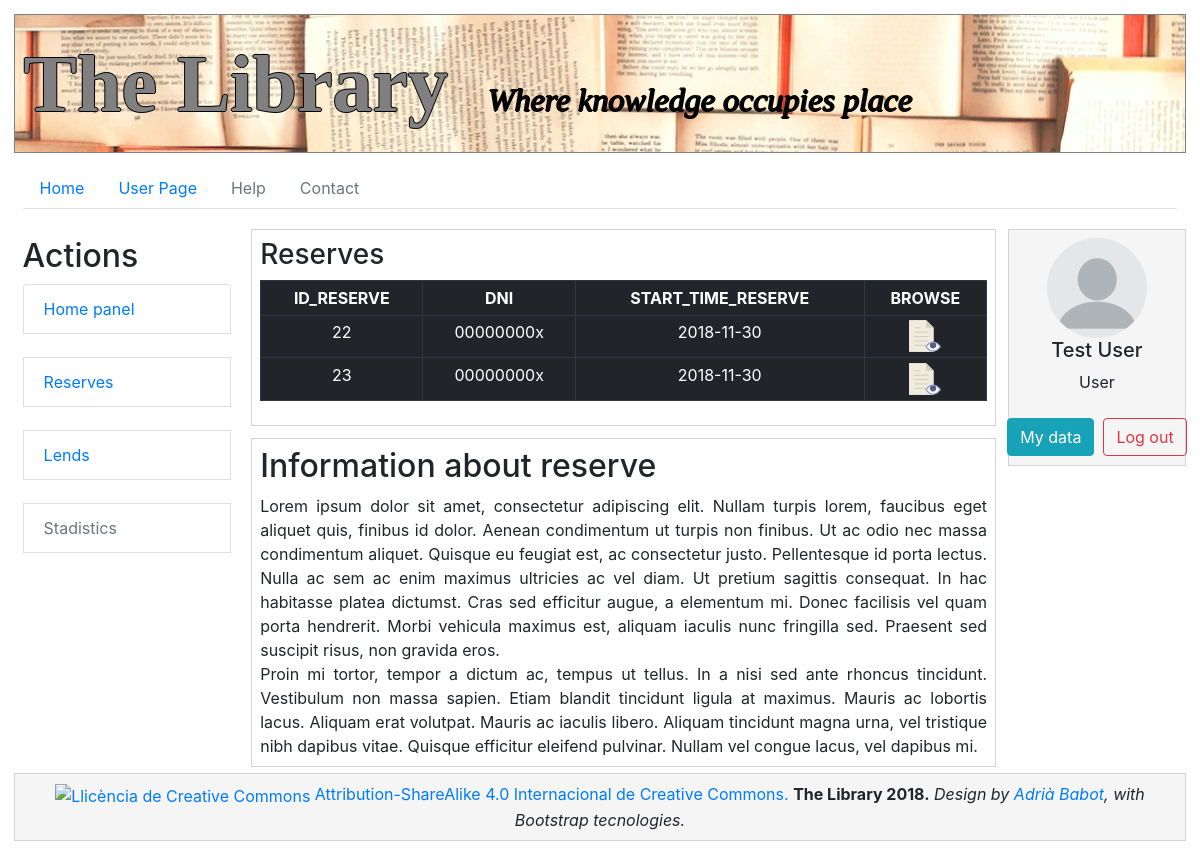
/pageListed.php?ref=reserve (signed in), run on an earlier commit of the app's database.
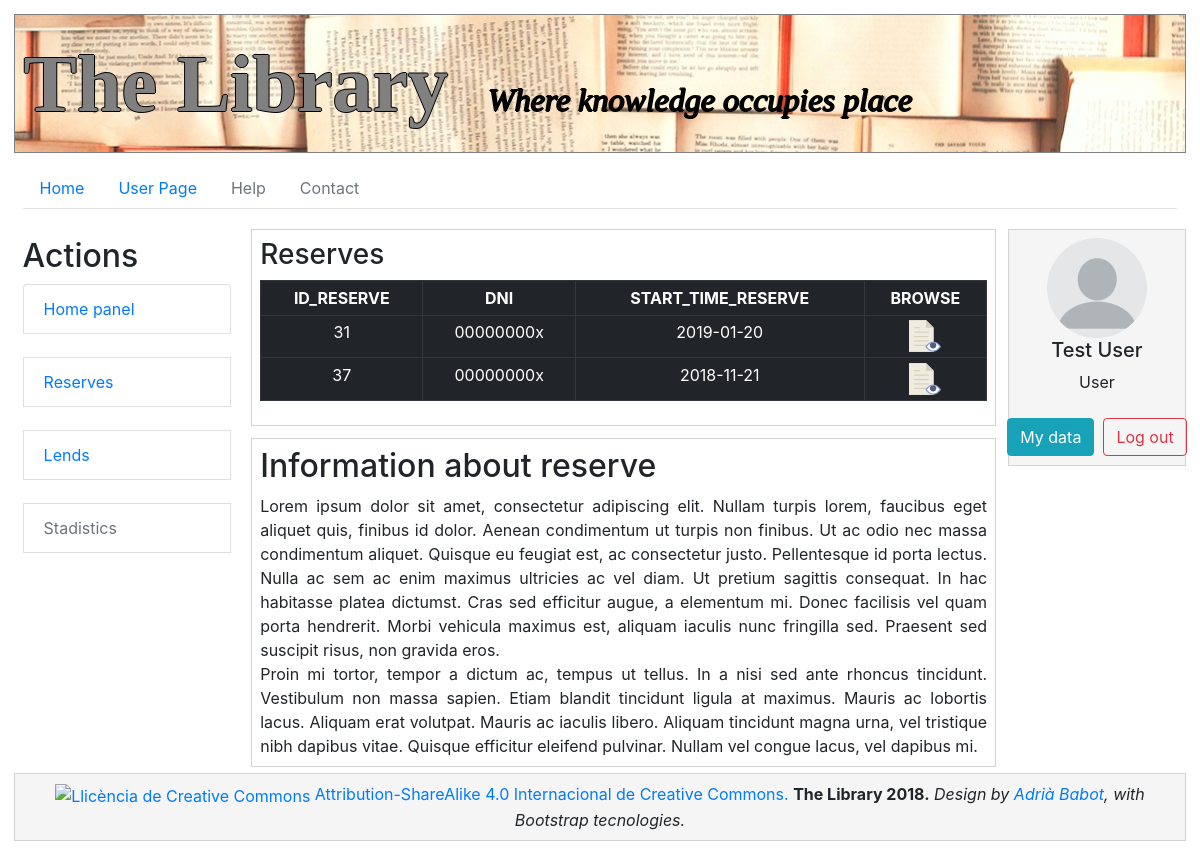
And on a later commit of the database.
### tables this page shows
CREATE TABLE `users` (
  `dni` varchar(10) NOT NULL,
  `name` varchar(20) NOT NULL,
  `surname` varchar(30) NOT NULL,
  `pass` varchar(8) NOT NULL,
  `user_type` int(1) NOT NULL,
  `phone_number` varchar(9) NOT NULL,
  `city` varchar(20) DEFAULT NULL,
  `postal_code` varchar(11) DEFAULT NULL,
  `email` varchar(30) NOT NULL,
  `direction` varchar(50) DEFAULT NULL
);

CREATE TABLE `reserve` (
  `id_reserve` int(11) NOT NULL,
  `start_time_reserve` date NOT NULL,
  `dni` varchar(10) NOT NULL,
  `id_copy` int(11) NOT NULL
);

### User.php (called while the page is built, shortened)
<?php
class User
{
    private $name;
    private $surname;
    private $user_type;
    public function __construct()
    {
        $params = func_get_args();
        $num_params = func_num_args();
        $f_constructor = '__construct' . $num_params;
        if (method_exists($this, $f_constructor)) {
            call_user_func_array(array($this, $f_constructor), $params);
        }
    }
    function __construct1($dni)
    {
        include("connection_data.inc");
        $connexion = new mysqli ($mysql_server, $mysql_login, $mysql_pass, "library");
        $sentenciaSQL = "SELECT * FROM users where dni='$dni';";
        $sql_result = $connexion->query($sentenciaSQL);
        while ($row = mysqli_fetch_assoc($sql_result)) {
            $this->name = $row['name'];
            $this->surname = $row['surname'];
            $this->user_type = $row['user_type'];
        }
    }
    public function getName()
    {
        return $this->name;
    }
    public function getSurname()
    {
        return $this->surname;
    }
    public function getUserType()
    {
        return $this->user_type;
    }
}

### connection_data.inc (called while the page is built)
<?php
$mysql_server = "localhost:3307";
$mysql_login = "root";
$mysql_pass = "AB.Root18";
?>

### MakeTable.php (the view, shortened to what this page needs)
<?php
class MakeTable
{
    private $tableName;
    private $numFields;
    private $fieldList = array();
    private $mysqli;
    private $row;
    private $registers;
    private $fileBrowse, $fileUpdate, $fileDelete, $filePickUp, $fileReturn;
    private $condition;
    private $condition2;
    private $fieldCondition;
    function __construct($dbName, $tableName, $fieldList, $fileBrowse = "", $fileUpdate = "", $fileDelete = "", $condition = "", $fieldCondition = "", $condition2 = "", $filePickUp = "", $fileReturn = "")
    {
        $this->tableName = $tableName;
        $this->numFields = count($fieldList);
        for ($i = 0; $i < $this->numFields; $i++) {
            $this->fieldList [$i] = $fieldList [$i];
        }
        $this->fileBrowse = $fileBrowse;
        $this->condition = $condition;
        $this->condition2 = $condition2;
        $this->fieldCondition = $fieldCondition;
    }
    private function connectDB($dbName)
    {
        include("connection_data.inc");
        $this->mysqli = new mysqli ($mysql_server, $mysql_login, $mysql_pass, $dbName);
    }
    public function paintTable()
    {
        $this->paintHeader();
        while ($row = $this->moreRegisters()) {
            $this->paintRow();
        }
        $this->paintFooter();
    }
    public function paintHeader()
    {
        echo "<table class=\"table table-hover table-dark table-sm\" border = \"1\" align = \"center\" width=\"100%\"><tr>";
        for ($i = 0; $i < $this->numFields; $i++)
        {
            echo "<td align = 'center'><b>" . strtoupper($this->fieldList[$i]) . "</b></td>";
        }
        if ($this->fileBrowse != "") {
            echo "<td  width='30' height='30' align = 'center'><b> BROWSE </b></td>";
        }
        echo "</tr>";
        $this->row = 0;
        $sentenciaSQL = "SELECT ";
        for ($i = 0; $i < $this->numFields - 1; $i++)
        {
            $sentenciaSQL .= $this->fieldList[$i] . ", ";
        }
        $sentenciaSQL .= $this->fieldList[$this->numFields - 1] . " FROM " . $this->tableName;
        if ($this->fieldCondition != "") {
            $sentenciaSQL = $sentenciaSQL . " WHERE " . $this->fieldCondition . "='" . $this->condition . "'";
        }
        if ($this->condition2 != "") {
            $sentenciaSQL = $sentenciaSQL . $this->condition2 . ";";
        } else {
            $sentenciaSQL = $sentenciaSQL . ";";
        }
        $this->registers = $this->mysqli->query($sentenciaSQL);
        return $this->mysqli;
    }
    public function paintRow()
    {
        echo "<tr>";
        for ($i = 0; $i < $this->numFields; $i++) {
            if ($this->fieldList[$i] == "reserve.id_copy" || $this->fieldList[$i] == "lend.id_copy") {
                echo "<td  width='40' height='30' align = 'center'>" . $this->row["id_copy"] . "</td>";
            } else {
                echo "<td  width='40' height='30' align = 'center'>" . $this->row[$this->fieldList[$i]] . "</td>";
            }
        }
        $idToGiveInGet = $this->row[$this->fieldList[0]];
        if ($this->fileBrowse != "") {
            echo "<td  width='30' height='30' align = 'center'><a href='$this->fileBrowse?id=" . $idToGiveInGet . "&ref=" . $this->tableName . "'> <img src='res/icons/browse.png'> </a></td>";
        }
    }
    public function moreRegisters()
    {
        $this->row = $this->registers->fetch_assoc();
        return ($this->row);
    }
    public function paintFooter()
    {
        echo "</table>";
    }
}
?>

### pageListed.php (shortened to what this page needs)
<!DOCTYPE html>
<html lang="en">
<?php require("head.php"); ?>
<body>
<main>
    <aside id="ad1">
        <?php include('extendedUser_toolsMenu.inc'); ?>
    </aside>
    <aside id="ad2">
        <?php include('loggedInAs.inc') ?>
    </aside>
    <section>
        <?php
        include_once('MakeTable.php');
        $dbName = "library";
        $tableName = $_GET['ref'];
        $condition = $_SESSION['user_id'];
        $fieldCondition = "";
        $condition2 = "";
        $fileBrowse = "pageBrowse.php";
        $fileUpdate = "";
        $fileDelete = "";
        $filePickUp = "";
        $fileReturn = "";
        switch ($tableName) {
            case "reserve":
                $fields = array("id_reserve", "dni", "start_time_reserve");
                if ($_SESSION['user_type'] != USER_TYPE_USER) {
                    $fields[] = "reserve.id_copy";
                    $filePickUp = "pageForm.php";
                    $fileUpdate = "";
                } else {
                    $fieldCondition = "dni";
                }
                echo "<h3>Reserves</h3>";
                break;
        }
        $t = new MakeTable($dbName, $tableName, $fields, $fileBrowse,
            $fileUpdate, $fileDelete, $condition, $fieldCondition, $condition2, $filePickUp, $fileReturn);
        $t->paintTable();
        ?>
    </section>
    <?php if ($_SESSION['user_type'] == USER_TYPE_USER) { ?>
        <section>
            <h2>Information about <?php echo $tableName?></h2>
            <article>
                <div> Lorem ipsum dolor sit amet, consectetur adipiscing elit. Nullam turpis lorem, faucibus eget
                    aliquet quis, finibus id dolor. Aenean condimentum ut turpis non finibus. Ut ac odio nec massa
                    condimentum aliquet. Quisque eu feugiat est, ac consectetur justo. Pellentesque id porta lectus.
                    Nulla ac sem ac enim maximus ultricies ac vel diam. Ut pretium sagittis consequat. In hac
                    habitasse platea dictumst. Cras sed efficitur augue, a elementum mi. Donec facilisis vel quam
                    porta hendrerit. Morbi vehicula maximus est, aliquam iaculis nunc fringilla sed. Praesent sed
                    suscipit risus, non gravida eros.
                </div>
                <div>
                    Proin mi tortor, tempor a dictum ac, tempus ut tellus. In a nisi sed ante rhoncus tincidunt.
                    Vestibulum non massa sapien. Etiam blandit tincidunt ligula at maximus. Mauris ac lobortis lacus.
                    Aliquam erat volutpat. Mauris ac iaculis libero. Aliquam tincidunt magna urna, vel tristique nibh
                    dapibus vitae. Quisque efficitur eleifend pulvinar. Nullam vel congue lacus, vel dapibus mi.
                </div>
            </article>
        </section>
    <?php } ?>
</main>
<?php include('footer.php') ?>
</body>
</html>

### head.php (shortened to what this page needs)
<head>
    <link rel="stylesheet" type="text/css" href="css/index.css">
    <link rel="stylesheet" href="https://stackpath.bootstrapcdn.com/bootstrap/4.1.3/css/bootstrap.min.css"
>
</head>
<body>
<header>
    <span id="headerTitle"><a href="index.php">The Library</a>&nbsp
    </span><span id="headerSubtitle"> Where knowledge occupies place</span>
</header>
<nav>
    <ul class="nav nav-tabs">
        <li class="nav-item">
            <a class="nav-link" href="index.php">Home</a>
        </li>
        <li class="nav-item">
            <a class="nav-link" href="pageUser.php">User Page</a>
        </li>
        <li class="nav-item">
            <a class="nav-link disabled" href="#" title="Coming soon">Help</a>
        </li>
        <li class="nav-item">
            <a class="nav-link disabled" href="#" title="Coming soon">Contact</a>
        </li>
    </ul>
</nav>

### extendedUser_toolsMenu.inc (shortened to what this page needs)
<?php
include('User.php');
switch ($_SESSION['user_type']) {
    case 0:
        ?>
        <h2>Actions</h2>
        <div class="list-group">
            <a class="list-group-item list-group-item-action text-primary" href="pageUser.php">Home panel</a><br/>
            <a class="list-group-item list-group-item-action text-primary"
               href="pageListed.php?ref=reserve">Reserves</a><br/>
            <a class="list-group-item list-group-item-action text-primary" href="pageListed.php?ref=lend">Lends</a><br/>
            <a class="list-group-item list-group-item-action text-muted " href="#">Stadistics</a><br/>
        </div>
        <?php
        break;
        ?>
        <?php
}

### loggedInAs.inc (shortened to what this page needs)
<?php
include_once('User.php');
$work_user = new User($_SESSION['user_id']);
?>
<div class="profile-sidebar">
    <div class="d-flex justify-content-center">
        <img id="profileImg" src="res/users/pred_user.png" alt="User picture">
    </div>
    <div>
        <div class="d-flex justify-content-center">
            <?php echo "<h5>".$work_user->getName() . " " . $work_user->getSurname()."</h5>"?>
        </div>
        <div class="d-flex justify-content-center">
            <?php
            switch ($work_user->getUserType()){
                case USER_TYPE_USER:
                    echo"User";
                    break;
            }
            ?>
        </div>
    </div>
    <br/>
    <div class="d-flex justify-content-center">
        <br/>
        <?php echo "<a class=\"btn btn-info\" href=\"pageBrowse.php?id=" . $_SESSION['user_id'] . "&ref=users\">My data</a>";?>
        &nbsp&nbsp<a href="logOut.php" class="btn btn-outline-danger">Log out</a>
    </div>
</div>

### footer.php (shortened to what this page needs)
<footer class="mastfoot mt-auto">
    <a rel="license" target="_blank" href="http://creativecommons.org/licenses/by-sa/4.0/">
        <img alt="Llicència de Creative Commons" style="border-width:0" src="https://i.creativecommons.org/l/by-sa/4.0/88x31.png"/>
    </a>
    <a target="_blank" rel="license" href="http://creativecommons.org/licenses/by-sa/4.0/">
        Attribution-ShareAlike 4.0 Internacional de Creative Commons.
    </a>
    <b>The Library 2018.</b> <i>Design by <a target="_blank" href="http://babot.cat">Adrià Babot</a>, with Bootstrap tecnologies.</i>
</footer>

### css/index.css (style rules this page uses)
header, nav, body, footer, aside, section { margin: 0.5%; padding: 0.7%; }
header { display: inline; font-family: title_font; color:black; text-shadow: -1px 0 black, 0 1px black, 1px 0 black, 0 -1px black; background: url('../res/img/background_header_books.jpg') repeat right center; border: 1px solid grey; }
header a { text-decoration: none; color:grey; }
#headerTitle { font-size: 500%; font-weight: 900; }
#headerSubtitle { font-size: 200%; font-weight: 500; font-style: italic; }
div { text-align: justify; text-justify: inter-word; }
aside#ad1 { float: left; width: 19%; }
#profileImg { border-radius: 50% !important; }
aside#ad2 { float: right; width: 15%; text-align: left; border: 1px solid lightgrey; background-color: whitesmoke; }
section { float: left; width: 63%; border: 1px solid lightgrey; }
footer { clear: both; text-align: center; border: 1px solid lightgrey; background-color: whitesmoke; }
html:before { content: ""; position: fixed; z-index: -1; display: block; background: white url('../res/img/book.png') no-repeat fixed center; width: 100%; height: 100%; filter: opacity(18%); }

What changed in the data, as far as the page shows it:
removed reserve: id_reserve "22", dni "00000000x", start_time_reserve "2018-11-30"
removed reserve: id_reserve "23", dni "00000000x", start_time_reserve "2018-11-30"
added reserve: id_reserve "31", dni "00000000x", start_time_reserve "2019-01-20"
added reserve: id_reserve "37", dni "00000000x", start_time_reserve "2018-11-21"
